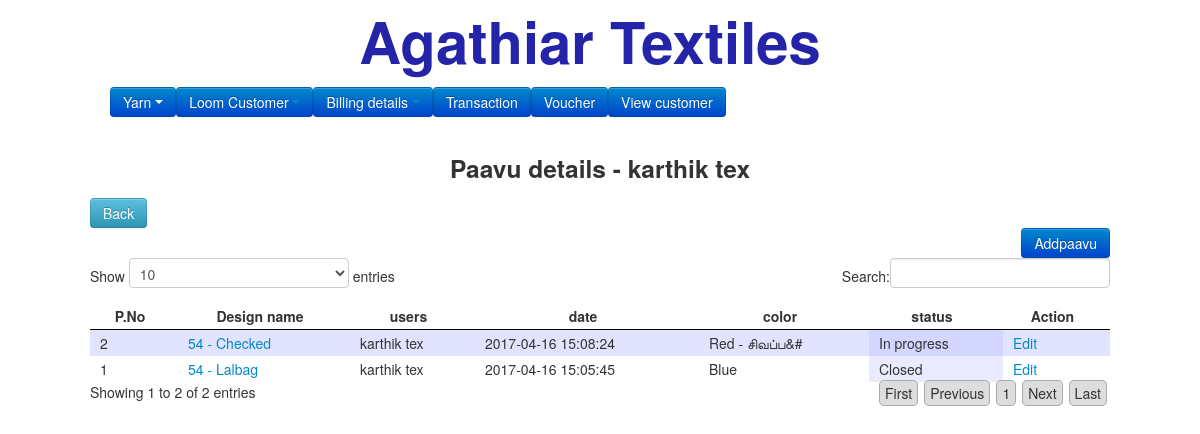
The page /paavu.php?userid=2 on the database its author committed.
### tables this page shows
CREATE TABLE `users` (
  `id` int(50) NOT NULL,
  `name` varchar(50) NOT NULL,
  `emailid` varchar(50) NOT NULL,
  `mobileno` varchar(50) NOT NULL,
  `address` varchar(150) NOT NULL,
  `date` varchar(50) NOT NULL
);

CREATE TABLE `paavus` (
  `id` int(50) NOT NULL,
  `paavuno` int(20) NOT NULL,
  `name` varchar(50) NOT NULL,
  `userid` int(50) NOT NULL,
  `price` double NOT NULL,
  `date` timestamp NOT NULL DEFAULT CURRENT_TIMESTAMP,
  `color` varchar(50) NOT NULL,
  `status` int(10) NOT NULL,
  `statusupdate` varchar(50) NOT NULL,
  `carry_paavuid` int(20) NOT NULL,
  `closeamount` double NOT NULL
);

CREATE TABLE `designs` (
  `id` int(11) NOT NULL,
  `name` varchar(50) NOT NULL,
  `date` varchar(100) NOT NULL
);

### paavu.php (the view, shortened to what this page needs)
<?php
include('template/header.php');
?>
<?php
$userid=$_REQUEST["userid"];
$select=mysql_query("SELECT * FROM `paavus` where userid = '".$userid."'");
  $users = getSingleData('users',$userid);
?>
<center><h3>Paavu details - <?php echo $users[0]['name']; ?></h3></center>
<div class="back"><a href="users.php"><input type="button" value="Back" class="btn btn-info"></a></div>
<div align="right"><a href="addpaavu.php?userid=<?php echo $userid; ?>"><input type="button" value="Addpaavu" class="btn btn-primary"></a></div>
<table id="example1" border="0">
<thead>
<tr>
<th>P.No</th>
<th>Design name</th>
<th>users</th>
<th>date</th>
<th>color</th>
<th>status</th>
<th>Action</th>
</tr>
</thead>
<tbody>
<?php
while($fetch = mysql_fetch_assoc($select)) {
	$st = "In progress";
	if($fetch["status"] == 1){
		$st = "Closed";
	}
echo "<tr><td>".$fetch["paavuno"]."</td><td><a href='paavudetails.php?userid={$userid}&paavuid=".$fetch["id"]."'>".getDataByName('designs', $fetch["name"], 'name')."</a></td><td>".getDataByName('users', $fetch["userid"], 'name')."</td><td>".$fetch["date"]."</td><td>".$fetch["color"]."</td><td>{$st}</td><td><a href='addpaavu.php?id=".$fetch["id"]."&userid=".$userid."'>Edit</a></td></tr>";
}
?>
</tbody>
</table>
</body>
</html>

### rows shown on the page
users: name "karthik tex"
paavus: paavuno "1", name.name "54 - Lalbag", userid.name "karthik tex", date "2017-04-16 15:05:45", color "Blue", status "Closed"
paavus: paavuno "2", name.name "54 - Checked", userid.name "karthik tex", date "2017-04-16 15:08:24", color "Red - சிவப்ப&#", st "In progress"
